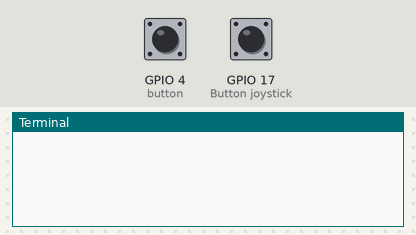
A program run on a simulated Raspberry Pi (BCM pin numbers). Shown: the last lines printed to the terminal. Inputs (shaded band) come from the test bench; at power-on: GPIO 4 (button) HIGH, GPIO 17 (Button joystick) HIGH.

Above: at 1.2 s.
1.3 s: GPIO 4 (button) pulled LOW for 0.15 s
At 2.0 s:
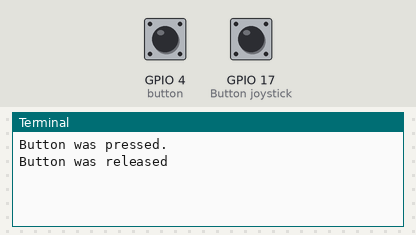
2.9 s: GPIO 17 (Button joystick) pulled LOW for 0.15 s
At 4.2 s:
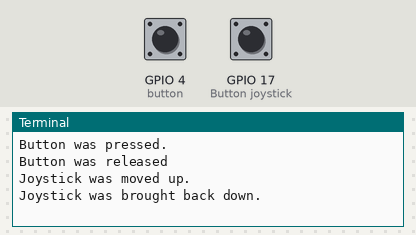
4.5 s: GPIO 4 (button) pulled LOW for 3.2 s
At 6.9 s:
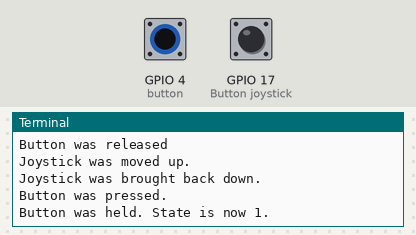
9.2 s: GPIO 17 (Button joystick) pulled LOW for 3.2 s
At 11.7 s:
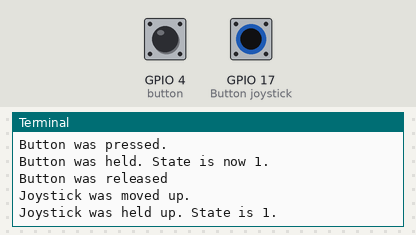

The program:

3-state-program.py
```python
from gpiozero import Button
from signal import pause

# Corresponds to GPIO
button = Button(4)
joystick = Button(17)

counter = 0

def button_pressed():
    print("Button was pressed.")


def button_held():
    global counter
    counter += 1
    if counter == 3:
        counter = 0
    print(f"Button was held. State is now {counter}.")

def button_released():
    print("Button was released")

button.when_pressed = button_pressed
button.when_held = button_held
button.when_released = button_released


def joystick_pressed():
    print("Joystick was moved up.")


def joystick_held():
    global counter
    print(f"Joystick was held up. State is {counter}.")

def joystick_released():
    print("Joystick was brought back down.")

# when lever on/off set lever appropriately
# when use joystick, print state and lever position

joystick.when_pressed = joystick_pressed
joystick.when_held = joystick_held
joystick.when_released = joystick_released

pause()
```

Measured:
- after the input at 1.3 s, the terminal: prints a new line at once (image 1)
- after the input at 2.9 s, the terminal: prints a new line at once (image 2)
- after the input at 4.5 s, the terminal: prints a new line at once (image 3)
- after the input at 9.2 s, the terminal: prints a new line at once (image 4)
